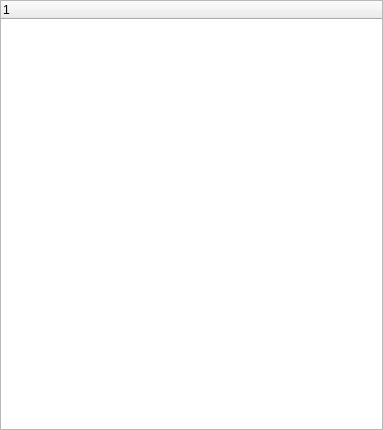
<?xml version="1.0" encoding="UTF-8"?>
<ui version="4.0">
 <class>ProjectNavigator</class>
 <widget class="QWidget" name="ProjectNavigator">
  <property name="geometry">
   <rect>
    <x>0</x>
    <y>0</y>
    <width>383</width>
    <height>430</height>
   </rect>
  </property>
  <property name="windowTitle">
   <string>Form</string>
  </property>
  <layout class="QGridLayout" name="gridLayout">
   <property name="leftMargin">
    <number>0</number>
   </property>
   <property name="topMargin">
    <number>0</number>
   </property>
   <property name="rightMargin">
    <number>0</number>
   </property>
   <property name="bottomMargin">
    <number>0</number>
   </property>
   <item row="0" column="0">
    <widget class="QTreeWidget" name="treeWidget">
     <column>
      <property name="text">
       <string notr="true">1</string>
      </property>
     </column>
    </widget>
   </item>
  </layout>
 </widget>
 <resources/>
 <connections/>
</ui>
